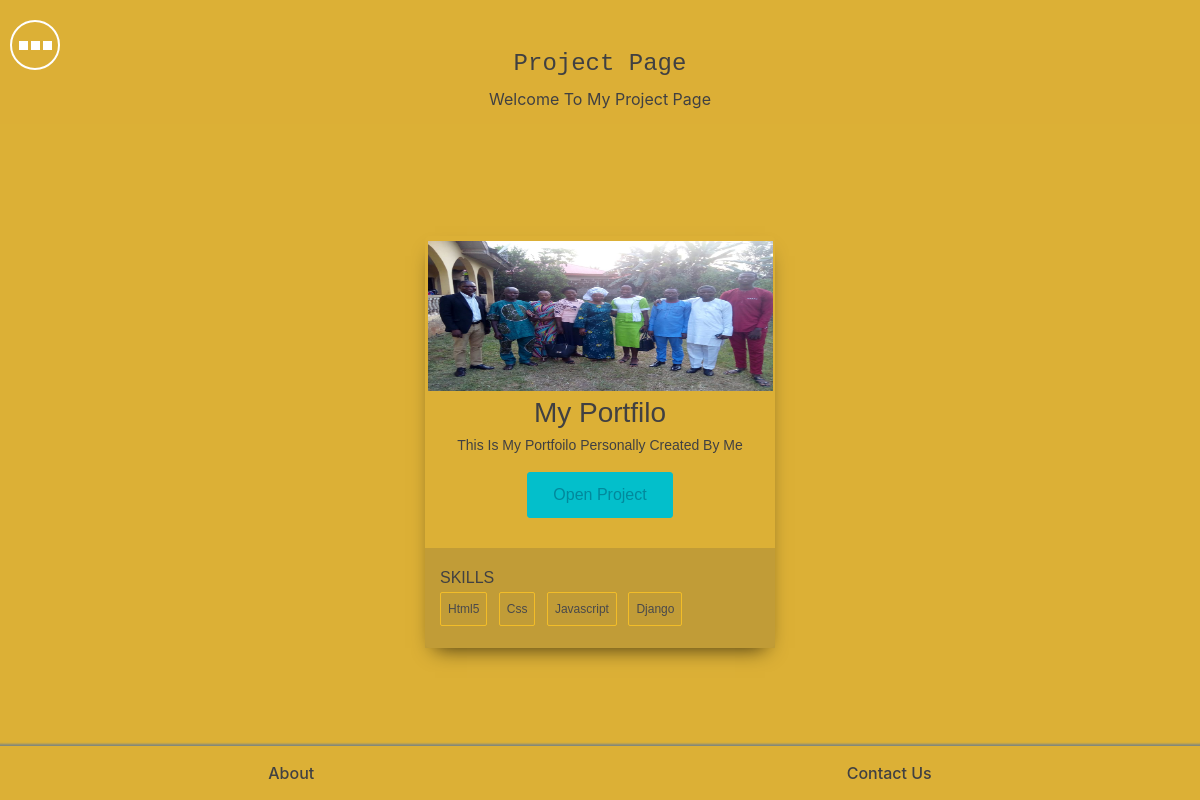
/projects/, run on the app's committed database.
### base/models.py (models this page shows, shortened)
class Project(Times):
    name                    = models.CharField(max_length=50,blank=True,null=True)
    skills                  = models.ManyToManyField(Skill, related_name='skill', blank=True)
    site                    = models.URLField(max_length=300,blank=True,null=True)
    github                  = models.URLField(max_length=300,blank=True,null=True)
    project_image			= models.ImageField(max_length=255, upload_to=get_profile_image, null=True, blank=True)
    description             = models.TextField(blank=True,null=True)

class Skill(Times):
    skills              = models.CharField(max_length=50,blank=True,null=True)
    grade_level         = models.IntegerField(blank=True,null=True)

### base/views.py (the view)
# urls.py: path('projects/',views.projects,name='projects'),
def projects(req):
    user = User.objects.get(id=1)
    project = Project.objects.filter()
    num = project.count()
    newproject = get_project(project)
    print(newproject)
    context = {'user':user,'projects':newproject,'num':num}
    return render(req,'base/project.html',context)

### base/views.py (called while the page is built)
def get_project(project):
    newproject = []
    for item in project:
        obj = {}
        obj['name']= item.name
        obj['site']= item.site
        obj['github']= item.github
        obj['project_image']= item.project_image
        obj['description']= item.description
        skill = item.skills.all()
        skills =[item.skills for item in skill ]
        obj['skills'] = skills
        newproject.append(obj)
    return newproject

### base/templates/base/project.html (shortened to what this page needs)
{% extends '_base/base.html' %} {% load static %}  {% block content%}
<div class="maindot">
	<div class="dot">
		<span></span>
	</div>
</div>
<div class="project-header">
	<h4>project page</h4>
	<div>
		<span>welcome to my project page</span>
	</div>
</div>
<div class="project-list">
	{%if num > 0%} {% for project in projects %}
	<div class="card-container">
		<img class="round" src="{{ project.project_image.url }}" alt="user" />
		<h3>{{ project.name}}</h3>
		<p>{{ project.description}}</p>
		<div class="buttons">
			<button class="primary">
				<a href="{{ project.site}}">Open Project</a>
			</button>
		</div>
		<div class="skill-list">
			<h6>Skills</h6>
			<ul>
				{% for skill in project.skills %}
				<li>{{skill}}</li>
				{% endfor %}
			</ul>
		</div>
	</div>
	{% endfor %} {% else %}
	<div class="no-container">
		<h3 align="center">No project found</h3>
		<p>No live project yet, please try visiting again later</p>
	</div>
	{% endif %}
</div>
{% endblock content%} {% block footer%}
<span class=""
	><p><a href="{% url 'about' %}">about</a></p></span
>
<span class=""
	><p><a href="mailto:ajujoshua2019@gmail.com">contact us</a></p></span
>
{% endblock footer%}

### static/utiles/css/style.css (style rules this page uses)
* { transition: 0s; text-decoration: none; text-decoration-line: none; color:#404042; }
span p a { text-decoration: none; color:#404042; }
.card-container div button a,.card-container div button :hover,a:visited { text-decoration: none; color:#02899C; }
body { min-height: 100vh; }
.index-header,.project-header { background-color: #dcb036e0; width: 100%; height: 10%; display: flex; flex-direction: column; justify-content: space-evenly; align-items: center; }
.project-header { justify-content: flex-start; }
.index-header h4,.project-header h4 { text-transform: capitalize; font-weight: 500; font-size: 1.5em; font-family: "Courier New", Courier, monospace; color: #404042; text-align: center; }
footer div * { display: flex; align-items: center; margin: auto auto; }
.project-list { display: flex; flex-grow: 9; background-color: transparent; font-family: Montserrat, sans-serif; align-items: center; justify-content: center; flex-direction: column; padding-top: 20px; flex-direction: row; flex-wrap: wrap; }
.project-list h3 { margin: 5px 0; }
.project-list h6 { margin: 5px 0; text-transform: uppercase; }
.project-list p { font-size: 14px; line-height: 21px; }
.card-container { background-color: transparent; border-radius: 5px; box-shadow: 0px 10px 20px -10px rgba(0,0,0,0.75); color: #49494b; padding-top: 5px; margin: 10px 15px; position: relative; width: 350px; max-width: 100%; text-align: center; }
.card-container .round { height: 150px; width: calc(100% - 5px); }
.project-list button.primary { background-color: #03BFCB; border: 1px solid #03BFCB; border-radius: 3px; color: #231E39; font-family: Montserrat, sans-serif; font-weight: 500; padding: 10px 25px; }
.project-list .skill-list { background-color: #be9a37e0; text-align: left; padding: 15px; margin-top: 30px; }
.project-list .skill-list ul { list-style-type: none; margin: 0; padding: 0; }
.project-list .skill-list ul li { border: 1px solid #fac227e0; border-radius: 2px; display: inline-block; font-size: 12px; margin: 0 7px 7px 0; padding: 7px; color:#49494b; cursor: pointer; }
.maindot { display: block; position: sticky; text-align: center; width: 100%; z-index: 7; right: px; top: 20px; left: 10px; }
.dot { display: flex; justify-content: center; align-items: center; border: 2px solid white; border-radius: 50%; height: 50px; width: 50px; position: sticky; z-index: 7; right: 0px; top: 20px; left: 10px; }
.dot span { content: ""; height: 9px; position: relative; width: 9px; background-color: white; }
.dot span::after { content: ""; position: absolute; top: 0px; right: 12px; height: 9px; width: 9px; background-color: white; }
.dot span::before { content: ""; position: absolute; top: 0px; left: 12px; height: 9px; width: 9px; background-color: white; }
footer div * { display: flex; align-items: center; font-size: 1em; font-weight: 500; margin: auto auto; animation:.5s bonuce; cursor: pointer; }

### static/utiles/css/customcss/styles.css (style rules this page uses)
* { outline: none; border: none; padding: 0px; margin: 0px; box-sizing: border-box; text-decoration: none; text-transform: capitalize; transition: 1s; }
html, body, .main-container { width: 100%; height: 100%; position: relative; }
.maindot { display: block; position: absolute; text-align: center; width: 100%; z-index: 7; right: px; top: 20px; left: 10px; }
.dot { display: flex; justify-content: center; align-items: center; border: 2px solid rgb(0, 255, 0); border-radius: 50%; height: 50px; width: 50px; position: sticky; z-index: 7; right: 0px; top: 20px; left: 10px; }
.dot span { content: ""; height: 9px; position: relative; width: 9px; background-color: rgb(0, 255, 0); }
.dot span::after { content: ""; position: absolute; top: 0px; right: 12px; height: 9px; width: 9px; background-color: rgb(0, 255, 0); }
.dot span::before { content: ""; position: absolute; top: 0px; left: 12px; height: 9px; width: 9px; background-color: rgb(0, 255, 0); }

### static/utiles/css/main/styles.css (style rules this page uses)
:root { --default: rgb(190, 189, 189); --dlite: rgb(221, 217, 217); --dliter: rgb(233, 230, 230); --dhover: rgb(170, 167, 167); --dblack: rgb(78, 78, 78); }

### static/utiles/css/main/btn-style.css (style rules this page uses)
a { --blue: #007bff; --indigo: #6610f2; --purple: #6f42c1; --pink: #e83e8c; --red: #dc3545; --orange: #fd7e14; --yellow: #ffc107; --green: #28a745; --teal: #20c997; --cyan: #17a2b8; --white: #fff; --gray: #6c757d; --gray-dark: #343a40; --primary: #007bff; --primary-s: #0055b1; --secondary: #6c757d; --success: #28a745; --info: #17a2b8; --warning: #ffc107; --danger: #dc3545; --light: #f8f9fa; --dark: #343a40; }

### data on the page
Project: name "My Portfilo", description "This Is My Portfoilo Personally Created By Me"
Skill: skills "Html5"
Skill: skills "Css"
Skill: skills "Javascript"
Skill: skills "Django"
